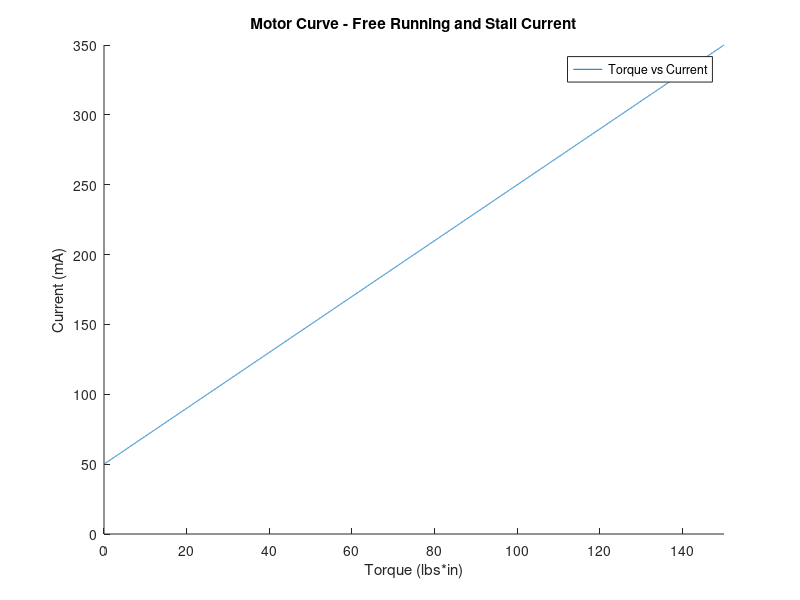

The MATLAB script that drew this image:
hold on
title('Motor Curve - Free Running and Stall Current');
xlabel('Torque (lbs*in)');
ylabel('Current (mA)');
x=0:0.01:150;
y=2*x+50;
axis([0 150 0 350]);
plot(x,y);
legend('Torque vs Current');
hold off

%Function for the line is b=100 m=10
%y=10*x+100